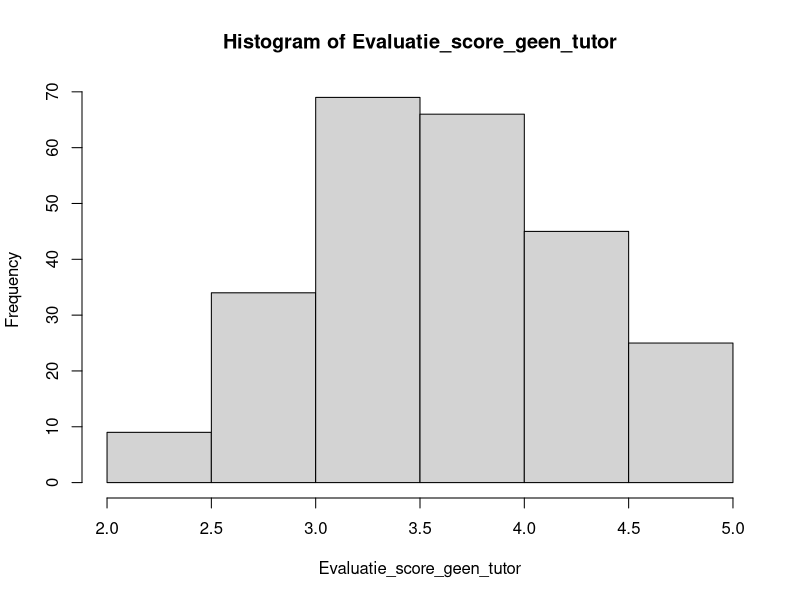
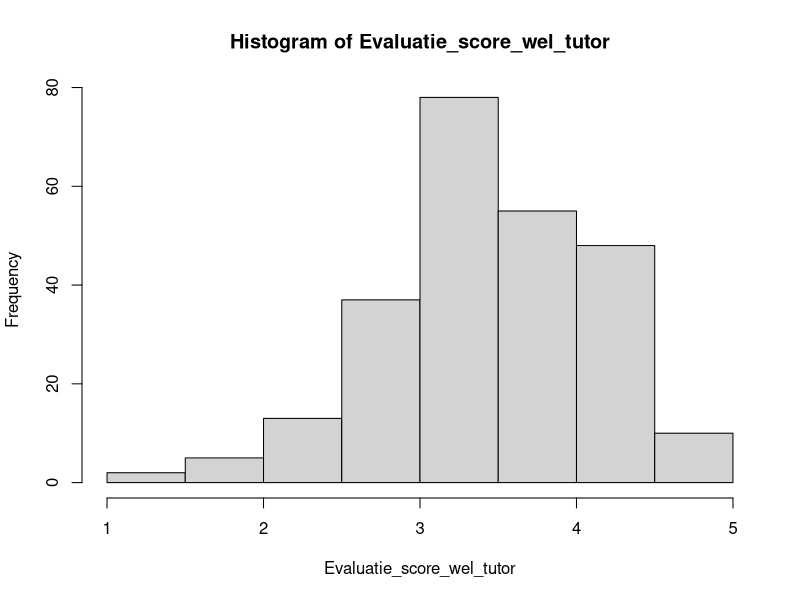

R code for these plots, in order:
## ---- chunk 1
knitr::opts_chunk$set(echo = TRUE)
## ---- chunk 2
set.seed(2)

mu <- 3.6
sigma <- 0.6
Evaluatie_score_geen_tutor <- rnorm(250, mu, sigma)

Evaluatie_score_geen_tutor <- Evaluatie_score_geen_tutor[Evaluatie_score_geen_tutor <= 5 & Evaluatie_score_geen_tutor >= 1]
Evaluatie_score_geen_tutor <- sapply (Evaluatie_score_geen_tutor, round, 3)

mu <- 3.4
sigma <- 0.7
Evaluatie_score_wel_tutor <- rnorm(250, mu, sigma)

Evaluatie_score_wel_tutor <- Evaluatie_score_wel_tutor[Evaluatie_score_wel_tutor <= 5 & Evaluatie_score_wel_tutor >= 1]
Evaluatie_score_wel_tutor <- sapply (Evaluatie_score_wel_tutor, round, 3)

mu <- 3.6
sigma <- 0.6
Evaluatie_score_geen_tutor_n30 <- rnorm(30, mu, sigma)

Evaluatie_score_geen_tutor_n30 <- Evaluatie_score_geen_tutor_n30[Evaluatie_score_geen_tutor_n30 <= 5 & Evaluatie_score_geen_tutor_n30 >= 1]
Evaluatie_score_geen_tutor_n30 <- sapply (Evaluatie_score_geen_tutor_n30, round, 3)

mu <- 3.4
sigma <- 0.7
Evaluatie_score_wel_tutor_n30 <- rnorm(30, mu, sigma)

Evaluatie_score_wel_tutor_n30 <- Evaluatie_score_wel_tutor_n30[Evaluatie_score_wel_tutor_n30 <= 5 & Evaluatie_score_wel_tutor_n30 >= 1]
Evaluatie_score_wel_tutor_n30 <- sapply (Evaluatie_score_wel_tutor_n30, round, 3)
## ---- chunk 3
hist(Evaluatie_score_geen_tutor)
hist(Evaluatie_score_wel_tutor)
## ---- chunk 4
library(nortest)
lillie.test(Evaluatie_score_geen_tutor)
lillie.test(Evaluatie_score_wel_tutor)
## ---- chunk 5
shapiro.test(Evaluatie_score_geen_tutor_n30)
shapiro.test(Evaluatie_score_wel_tutor_n30)
## ---- chunk 6
t.test(Evaluatie_score_wel_tutor, Evaluatie_score_geen_tutor, paired=TRUE)
